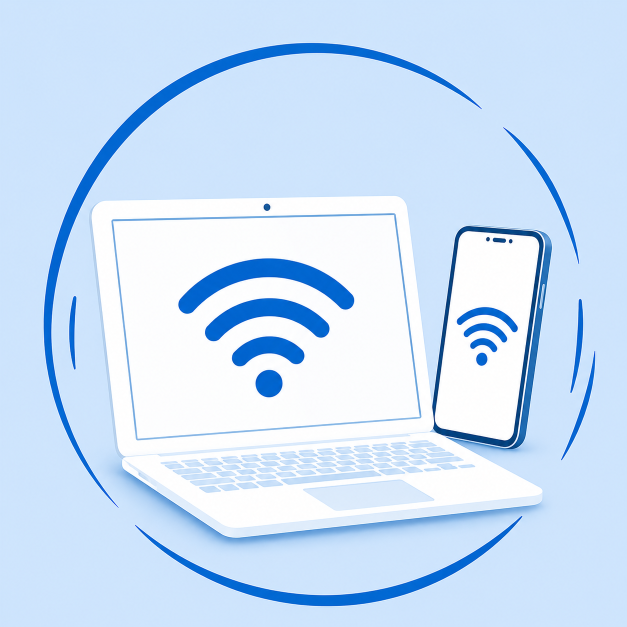
#> input picture desktop/PhoneFolder.Desktop/Assets/PhoneTransfer.png, 1254 x 1254 px (shown at 1/2 size)
$ python -i generate-branding.py   (imports and definitions only)
#> lines starting #> are read from the running program, lines starting #| are printed output that depends on the picture
from __future__ import annotations

import argparse
from pathlib import Path

from PIL import Image, ImageDraw


def extract_mark(source: Image.Image) -> Image.Image:
    rgb = source.convert("RGB")
    candidate = Image.new("L", rgb.size)
    candidate.putdata(
        [
            0 if red >= 238 and green >= 238 and blue >= 238 else 255
            for red, green, blue in rgb.get_flattened_data()
        ]
    )

    for point in (
        (0, 0),
        (rgb.width - 1, 0),
        (0, rgb.height - 1),
        (rgb.width - 1, rgb.height - 1),
    ):
        ImageDraw.floodfill(candidate, point, 128)

    alpha = candidate.point(lambda value: 0 if value == 128 else 255)
    mark = rgb.convert("RGBA")
    mark.putalpha(alpha)
    bounds = alpha.getbbox()
    if bounds is None:
        raise RuntimeError("The logo mark could not be separated from its background.")
    return mark.crop(bounds)


# [104 lines left out: functions fit_mark, rounded_android_icon, msix_asset, main, not called in this run]


# [2 lines not run here, left out]

>>> import cv2
>>> picture = cv2.imread('../desktop/PhoneFolder.Desktop/Assets/PhoneTransfer.png', cv2.IMREAD_GRAYSCALE)
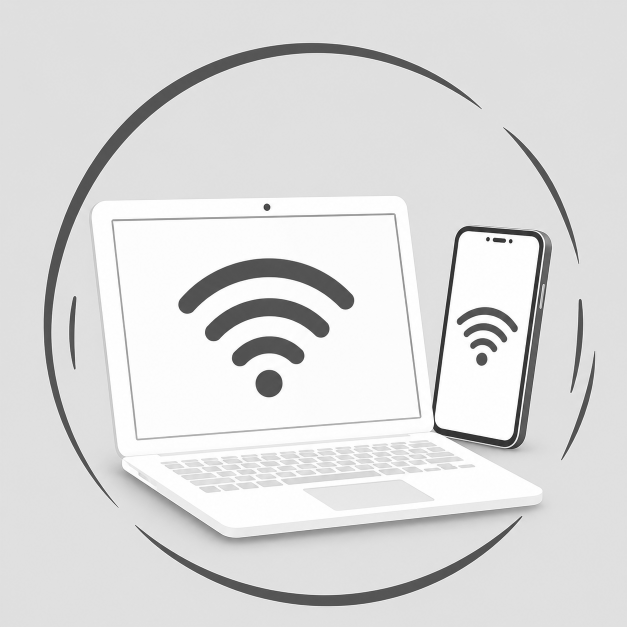
#> picture: shape (1254, 1254) (shown at 1/2 size); min 19, max 255, mean 220.4
#> (the run stopped early here; a loop or call above may not have finished)
